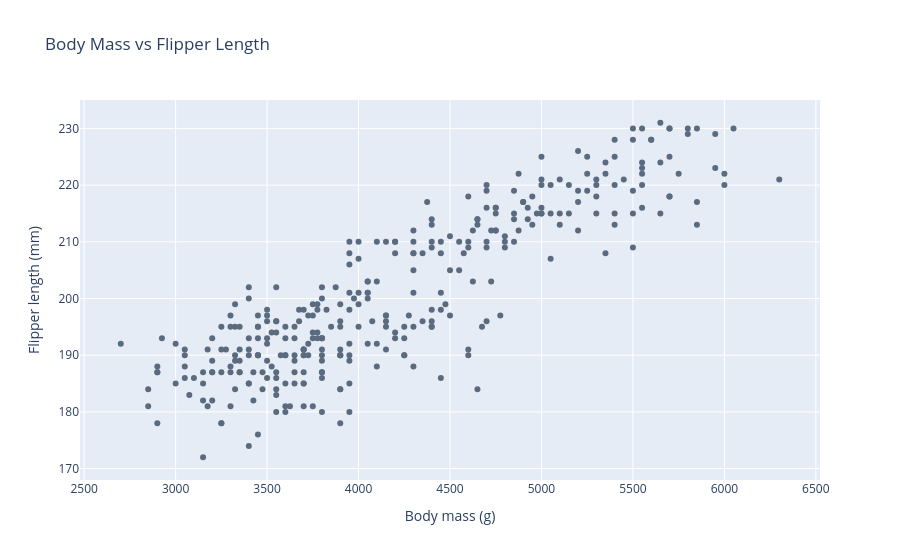

Notebook code cell kept with this figure:
### Markdown cell above
# More plotting.

### Code cell
df.plot(kind='scatter',
        x='body_mass_g',
        y='flipper_length_mm',
        title='Body Mass vs Flipper Length')

### Figure 1 — Plotly figure (JSON) as saved in the notebook; plotly's stock layout.template omitted (floating-point values rounded to 4 significant figures; data arrays with more than 128 entries replaced by an {"elided": "..."} marker saying what was removed)
{"data": [{"hovertemplate": "Body mass (g)=%{x}<br>Flipper length (mm)=%{y}<extra></extra>", "legendgroup": "", "marker": {"color": "#5B6B7F", "symbol": "circle"}, "mode": "markers", "name": "", "orientation": "v", "showlegend": false, "type": "scatter", "x": {"elided": "333 float values"}, "xaxis": "x", "y": {"elided": "333 float values"}, "yaxis": "y"}], "layout": {"legend": {"tracegroupgap": 0}, "title": {"text": "Body Mass vs Flipper Length"}, "xaxis": {"anchor": "y", "domain": [0, 1], "title": {"text": "Body mass (g)"}}, "yaxis": {"anchor": "x", "domain": [0, 1], "title": {"text": "Flipper length (mm)"}}}}
